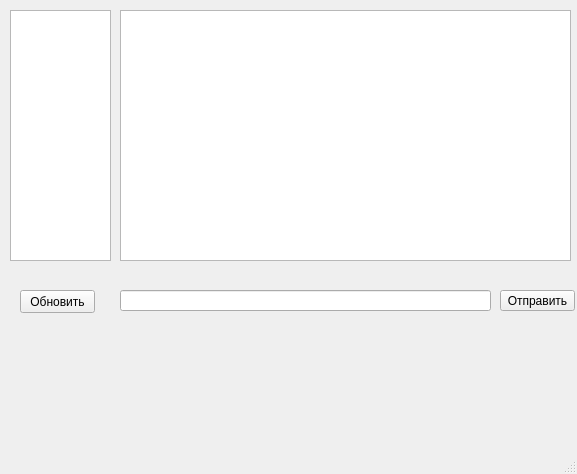
<?xml version="1.0" encoding="UTF-8"?>
<ui version="4.0">
 <class>MainWindow</class>
 <widget class="QMainWindow" name="MainWindow">
  <property name="geometry">
   <rect>
    <x>0</x>
    <y>0</y>
    <width>577</width>
    <height>474</height>
   </rect>
  </property>
  <property name="windowTitle">
   <string>MainWindow</string>
  </property>
  <widget class="QWidget" name="centralWidget">
   <widget class="QTextEdit" name="textEdit">
    <property name="geometry">
     <rect>
      <x>120</x>
      <y>10</y>
      <width>451</width>
      <height>251</height>
     </rect>
    </property>
    <property name="readOnly">
     <bool>true</bool>
    </property>
    <property name="acceptRichText">
     <bool>true</bool>
    </property>
   </widget>
   <widget class="QLineEdit" name="lineEdit">
    <property name="geometry">
     <rect>
      <x>120</x>
      <y>290</y>
      <width>371</width>
      <height>21</height>
     </rect>
    </property>
   </widget>
   <widget class="QPushButton" name="pushButton">
    <property name="geometry">
     <rect>
      <x>500</x>
      <y>290</y>
      <width>75</width>
      <height>21</height>
     </rect>
    </property>
    <property name="text">
     <string>Отправить</string>
    </property>
    <property name="autoDefault">
     <bool>true</bool>
    </property>
    <property name="default">
     <bool>false</bool>
    </property>
    <property name="flat">
     <bool>false</bool>
    </property>
   </widget>
   <widget class="QListWidget" name="listWidget">
    <property name="geometry">
     <rect>
      <x>10</x>
      <y>10</y>
      <width>101</width>
      <height>251</height>
     </rect>
    </property>
    <property name="toolTip">
     <string>&lt;html&gt;&lt;head/&gt;&lt;body&gt;&lt;p&gt;Список людей оналйн&lt;/p&gt;&lt;/body&gt;&lt;/html&gt;</string>
    </property>
    <property name="dragEnabled">
     <bool>false</bool>
    </property>
    <property name="selectionRectVisible">
     <bool>false</bool>
    </property>
    <property name="sortingEnabled">
     <bool>false</bool>
    </property>
   </widget>
   <widget class="QPushButton" name="pushButton_2">
    <property name="geometry">
     <rect>
      <x>20</x>
      <y>290</y>
      <width>75</width>
      <height>23</height>
     </rect>
    </property>
    <property name="toolTip">
     <string>&lt;html&gt;&lt;head/&gt;&lt;body&gt;&lt;p&gt;Обновляет список людей онлайн&lt;/p&gt;&lt;/body&gt;&lt;/html&gt;</string>
    </property>
    <property name="text">
     <string>Обновить</string>
    </property>
   </widget>
  </widget>
  <widget class="QMenuBar" name="menuBar">
   <property name="geometry">
    <rect>
     <x>0</x>
     <y>0</y>
     <width>577</width>
     <height>21</height>
    </rect>
   </property>
  </widget>
  <widget class="QStatusBar" name="statusBar"/>
 </widget>
 <layoutdefault spacing="6" margin="11"/>
 <resources/>
 <connections/>
</ui>
